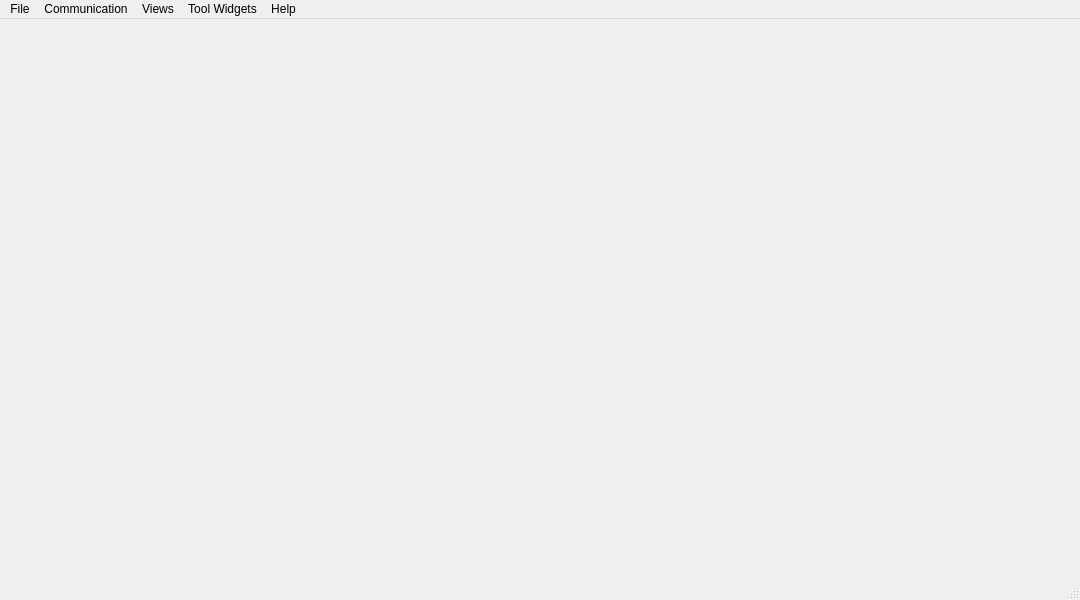
<?xml version="1.0" encoding="UTF-8"?>
<ui version="4.0">
 <class>MainWindow</class>
 <widget class="QMainWindow" name="MainWindow">
  <property name="geometry">
   <rect>
    <x>0</x>
    <y>0</y>
    <width>1080</width>
    <height>600</height>
   </rect>
  </property>
  <property name="minimumSize">
   <size>
    <width>1020</width>
    <height>576</height>
   </size>
  </property>
  <property name="baseSize">
   <size>
    <width>1100</width>
    <height>800</height>
   </size>
  </property>
  <property name="mouseTracking">
   <bool>false</bool>
  </property>
  <property name="windowTitle">
   <string>MGMainWindow</string>
  </property>
  <property name="styleSheet">
   <string notr="true"/>
  </property>
  <widget class="QWidget" name="centralWidget">
   <property name="sizePolicy">
    <sizepolicy hsizetype="MinimumExpanding" vsizetype="MinimumExpanding">
     <horstretch>0</horstretch>
     <verstretch>0</verstretch>
    </sizepolicy>
   </property>
   <property name="minimumSize">
    <size>
     <width>200</width>
     <height>150</height>
    </size>
   </property>
  </widget>
  <widget class="QMenuBar" name="menuBar">
   <property name="geometry">
    <rect>
     <x>0</x>
     <y>0</y>
     <width>1080</width>
     <height>25</height>
    </rect>
   </property>
   <widget class="QMenu" name="menuMGround">
    <property name="title">
     <string>File</string>
    </property>
    <widget class="QMenu" name="menuPreferences">
     <property name="title">
      <string>Display</string>
     </property>
     <addaction name="actionSelectStylesheet"/>
     <addaction name="actionReloadStylesheet"/>
    </widget>
    <addaction name="actionJoystick_Settings"/>
    <addaction name="actionSimulate"/>
    <addaction name="separator"/>
    <addaction name="actionMuteAudioOutput"/>
    <addaction name="actionJoystickSettings"/>
    <addaction name="menuPreferences"/>
    <addaction name="actionAdvanced_Mode"/>
    <addaction name="separator"/>
    <addaction name="actionExit"/>
   </widget>
   <widget class="QMenu" name="menuNetwork">
    <property name="title">
     <string>Communication</string>
    </property>
    <widget class="QMenu" name="menuAdd_Link">
     <property name="title">
      <string>Add Link</string>
     </property>
     <addaction name="actionSerial"/>
     <addaction name="actionTCP"/>
     <addaction name="actionUDP"/>
     <addaction name="actionUDPClient"/>
    </widget>
    <addaction name="menuAdd_Link"/>
    <addaction name="separator"/>
   </widget>
   <widget class="QMenu" name="menuTools">
    <property name="enabled">
     <bool>true</bool>
    </property>
    <property name="title">
     <string>Tool Widgets</string>
    </property>
    <addaction name="actionNewCustomWidget"/>
    <addaction name="actionLoadCustomWidgetFile"/>
    <addaction name="separator"/>
    <addaction name="actionTerminalConsole"/>
   </widget>
   <widget class="QMenu" name="menuHelp">
    <property name="title">
     <string>Help</string>
    </property>
    <addaction name="actionOnline_Documentation"/>
    <addaction name="actionProject_Roadmap_2"/>
    <addaction name="actionDeveloper_Credits"/>
    <addaction name="actionDebug_Console"/>
    <addaction name="actionCheck_For_Updates"/>
    <addaction name="separator"/>
    <addaction name="actionDonate"/>
    <addaction name="separator"/>
    <addaction name="actionAbout_APM_Planner_2_0"/>
   </widget>
   <widget class="QMenu" name="menuPerspectives">
    <property name="title">
     <string>Views</string>
    </property>
    <addaction name="actionFlightView"/>
    <addaction name="actionMissionView"/>
    <addaction name="actionHardwareConfig"/>
    <addaction name="actionSoftwareConfig"/>
    <addaction name="actionTerminalView"/>
    <addaction name="actionEngineersView"/>
    <addaction name="actionSimulationView"/>
    <addaction name="separator"/>
    <addaction name="actionFirmwareUpdateView"/>
    <addaction name="actionMavlinkView"/>
    <addaction name="actionUnconnectedView"/>
    <addaction name="separator"/>
    <addaction name="actionFullscreen"/>
    <addaction name="actionNormal"/>
   </widget>
   <addaction name="menuMGround"/>
   <addaction name="menuNetwork"/>
   <addaction name="menuPerspectives"/>
   <addaction name="menuTools"/>
   <addaction name="menuHelp"/>
  </widget>
  <widget class="QStatusBar" name="statusBar"/>
  <action name="actionExit">
   <property name="icon">
    <iconset resource="../../qgroundcontrol.qrc">
     <normaloff>:/files/images/actions/system-log-out.svg</normaloff>:/files/images/actions/system-log-out.svg</iconset>
   </property>
   <property name="text">
    <string>Exit</string>
   </property>
   <property name="shortcut">
    <string>Ctrl+Q</string>
   </property>
  </action>
  <action name="actionLiftoff">
   <property name="enabled">
    <bool>true</bool>
   </property>
   <property name="icon">
    <iconset resource="../../qgroundcontrol.qrc">
     <normaloff>:/files/images/control/launch.svg</normaloff>
     <normalon>:/files/images/control/launch.svg</normalon>:/files/images/control/launch.svg</iconset>
   </property>
   <property name="text">
    <string>Liftoff</string>
   </property>
  </action>
  <action name="actionLand">
   <property name="icon">
    <iconset resource="../../qgroundcontrol.qrc">
     <normaloff>:/files/images/control/land.svg</normaloff>:/files/images/control/land.svg</iconset>
   </property>
   <property name="text">
    <string>Land</string>
   </property>
  </action>
  <action name="actionEmergency_Land">
   <property name="icon">
    <iconset resource="../../qgroundcontrol.qrc">
     <normaloff>:/files/images/actions/process-stop.svg</normaloff>:/files/images/actions/process-stop.svg</iconset>
   </property>
   <property name="text">
    <string>Emergency Land</string>
   </property>
   <property name="shortcut">
    <string>Ctrl+E</string>
   </property>
  </action>
  <action name="actionEmergency_Kill">
   <property name="icon">
    <iconset resource="../../qgroundcontrol.qrc">
     <normaloff>:/files/images/actions/process-stop.svg</normaloff>:/files/images/actions/process-stop.svg</iconset>
   </property>
   <property name="text">
    <string>Kill UAS</string>
   </property>
   <property name="shortcut">
    <string>Ctrl+K</string>
   </property>
  </action>
  <action name="actionConfiguration">
   <property name="icon">
    <iconset resource="../../qgroundcontrol.qrc">
     <normaloff>:/files/images/categories/applications-system.svg</normaloff>:/files/images/categories/applications-system.svg</iconset>
   </property>
   <property name="text">
    <string>Preferences</string>
   </property>
   <property name="toolTip">
    <string>Open UAS Preferences</string>
   </property>
  </action>
  <action name="actionJoystickSettings">
   <property name="icon">
    <iconset resource="../../qgroundcontrol.qrc">
     <normaloff>:/files/images/devices/input-gaming.svg</normaloff>:/files/images/devices/input-gaming.svg</iconset>
   </property>
   <property name="text">
    <string>Joystick</string>
   </property>
   <property name="visible">
    <bool>true</bool>
   </property>
  </action>
  <action name="actionSimulate">
   <property name="checkable">
    <bool>true</bool>
   </property>
   <property name="icon">
    <iconset resource="../../qgroundcontrol.qrc">
     <normaloff>:/files/images/control/launch.svg</normaloff>:/files/images/control/launch.svg</iconset>
   </property>
   <property name="text">
    <string>Simulate</string>
   </property>
   <property name="toolTip">
    <string>Simulate one vehicle to test and evaluate this application</string>
   </property>
  </action>
  <action name="actionShow_Slugs_View">
   <property name="icon">
    <iconset resource="../../qgroundcontrol.qrc">
     <normaloff>:/files/images/contrib/slugs.png</normaloff>:/files/images/contrib/slugs.png</iconset>
   </property>
   <property name="text">
    <string>Show Slugs View</string>
   </property>
  </action>
  <action name="actionJoystick_Settings">
   <property name="icon">
    <iconset resource="../../qgroundcontrol.qrc">
     <normaloff>:/files/images/devices/input-gaming.svg</normaloff>:/files/images/devices/input-gaming.svg</iconset>
   </property>
   <property name="text">
    <string>Joystick Settings</string>
   </property>
   <property name="visible">
    <bool>false</bool>
   </property>
  </action>
  <action name="actionOnline_Documentation">
   <property name="icon">
    <iconset resource="../../qgroundcontrol.qrc">
     <normaloff>:/files/images/apps/utilities-system-monitor.svg</normaloff>:/files/images/apps/utilities-system-monitor.svg</iconset>
   </property>
   <property name="text">
    <string>Online Documentation</string>
   </property>
  </action>
  <action name="actionProject_Roadmap_2">
   <property name="icon">
    <iconset resource="../../qgroundcontrol.qrc">
     <normaloff>:/files/images/status/software-update-available.svg</normaloff>:/files/images/status/software-update-available.svg</iconset>
   </property>
   <property name="text">
    <string>Project Roadmap</string>
   </property>
  </action>
  <action name="actionDeveloper_Credits">
   <property name="icon">
    <iconset resource="../../qgroundcontrol.qrc">
     <normaloff>:/files/images/categories/preferences-system.svg</normaloff>:/files/images/categories/preferences-system.svg</iconset>
   </property>
   <property name="text">
    <string>Developer Credits</string>
   </property>
  </action>
  <action name="actionMissionView">
   <property name="checkable">
    <bool>true</bool>
   </property>
   <property name="icon">
    <iconset resource="../../qgroundcontrol.qrc">
     <normaloff>:/files/images/categories/applications-internet.svg</normaloff>:/files/images/categories/applications-internet.svg</iconset>
   </property>
   <property name="text">
    <string>Flight Plan</string>
   </property>
   <property name="shortcut">
    <string>Ctrl+2</string>
   </property>
  </action>
  <action name="actionEngineersView">
   <property name="checkable">
    <bool>true</bool>
   </property>
   <property name="icon">
    <iconset resource="../../qgroundcontrol.qrc">
     <normaloff>:/files/images/apps/utilities-system-monitor.svg</normaloff>:/files/images/apps/utilities-system-monitor.svg</iconset>
   </property>
   <property name="text">
    <string>Plot</string>
   </property>
   <property name="shortcut">
    <string>Ctrl+6</string>
   </property>
  </action>
  <action name="actionMavlinkView">
   <property name="checkable">
    <bool>true</bool>
   </property>
   <property name="icon">
    <iconset resource="../../qgroundcontrol.qrc">
     <normaloff>:/files/images/devices/network-wired.svg</normaloff>:/files/images/devices/network-wired.svg</iconset>
   </property>
   <property name="text">
    <string>Mavlink</string>
   </property>
   <property name="shortcut">
    <string>Meta+M</string>
   </property>
  </action>
  <action name="actionSelectStylesheet">
   <property name="icon">
    <iconset resource="../../qgroundcontrol.qrc">
     <normaloff>:/files/images/categories/applications-internet.svg</normaloff>:/files/images/categories/applications-internet.svg</iconset>
   </property>
   <property name="text">
    <string>Select Stylesheet</string>
   </property>
  </action>
  <action name="actionFlightView">
   <property name="checkable">
    <bool>true</bool>
   </property>
   <property name="icon">
    <iconset resource="../../qgroundcontrol.qrc">
     <normaloff>:/files/images/status/network-wireless-encrypted.svg</normaloff>:/files/images/status/network-wireless-encrypted.svg</iconset>
   </property>
   <property name="text">
    <string>Flight Data</string>
   </property>
   <property name="shortcut">
    <string>Ctrl+1</string>
   </property>
  </action>
  <action name="actionNewCustomWidget">
   <property name="icon">
    <iconset resource="../../qgroundcontrol.qrc">
     <normaloff>:/files/images/apps/utilities-system-monitor.svg</normaloff>:/files/images/apps/utilities-system-monitor.svg</iconset>
   </property>
   <property name="text">
    <string>New Custom Widget</string>
   </property>
  </action>
  <action name="actionMuteAudioOutput">
   <property name="checkable">
    <bool>true</bool>
   </property>
   <property name="icon">
    <iconset resource="../../qgroundcontrol.qrc">
     <normaloff>:/files/images/status/audio-volume-high.svg</normaloff>
     <normalon>:/files/images/status/audio-volume-muted.svg</normalon>
     <activeon>:/files/images/status/audio-volume-muted.svg</activeon>
     <selectedoff>:/files/images/status/audio-volume-high.svg</selectedoff>
     <selectedon>:/files/images/status/audio-volume-muted.svg</selectedon>:/files/images/status/audio-volume-high.svg</iconset>
   </property>
   <property name="text">
    <string>Mute Audio Output</string>
   </property>
  </action>
  <action name="actionUnconnectedView">
   <property name="checkable">
    <bool>true</bool>
   </property>
   <property name="icon">
    <iconset resource="../../qgroundcontrol.qrc">
     <normaloff>:/files/images/devices/network-wireless.svg</normaloff>:/files/images/devices/network-wireless.svg</iconset>
   </property>
   <property name="text">
    <string>Unconnected</string>
   </property>
   <property name="shortcut">
    <string>Meta+U</string>
   </property>
  </action>
  <action name="actionShutdownMAV">
   <property name="icon">
    <iconset resource="../../qgroundcontrol.qrc">
     <normaloff>:/files/images/actions/system-log-out.svg</normaloff>:/files/images/actions/system-log-out.svg</iconset>
   </property>
   <property name="text">
    <string>Shutdown MAV</string>
   </property>
   <property name="toolTip">
    <string>Shutdown the onboard computer - works not during flight</string>
   </property>
   <property name="statusTip">
    <string>Shutdown the onboard computer - works not during flight</string>
   </property>
  </action>
  <action name="actionReloadStylesheet">
   <property name="text">
    <string>Reload Stylesheet</string>
   </property>
   <property name="shortcut">
    <string>Meta+R</string>
   </property>
  </action>
  <action name="actionSettings">
   <property name="text">
    <string>Settings</string>
   </property>
  </action>
  <action name="actionFullscreen">
   <property name="text">
    <string>Fullscreen</string>
   </property>
   <property name="shortcut">
    <string>Meta+Return</string>
   </property>
  </action>
  <action name="actionNormal">
   <property name="text">
    <string>Normal</string>
   </property>
  </action>
  <action name="actionLoadCustomWidgetFile">
   <property name="icon">
    <iconset resource="../../qgroundcontrol.qrc">
     <normaloff>:/files/images/status/folder-drag-accept.svg</normaloff>:/files/images/status/folder-drag-accept.svg</iconset>
   </property>
   <property name="text">
    <string>Load Custom Widget File</string>
   </property>
  </action>
  <action name="actionFirmwareUpdateView">
   <property name="icon">
    <iconset resource="../../qgroundcontrol.qrc">
     <normaloff>:/files/images/status/software-update-available.svg</normaloff>:/files/images/status/software-update-available.svg</iconset>
   </property>
   <property name="text">
    <string>Firmware Update</string>
   </property>
   <property name="toolTip">
    <string>Update the firmware of one of the connected autopilots</string>
   </property>
  </action>
  <action name="actionSimulation_View">
   <property name="checkable">
    <bool>true</bool>
   </property>
   <property name="icon">
    <iconset resource="../../qgroundcontrol.qrc">
     <normaloff>:/files/images/control/launch.svg</normaloff>:/files/images/control/launch.svg</iconset>
   </property>
   <property name="text">
    <string>Simulation</string>
   </property>
   <property name="toolTip">
    <string>Open the simulation view</string>
   </property>
  </action>
  <action name="actionHardwareConfig">
   <property name="checkable">
    <bool>true</bool>
   </property>
   <property name="icon">
    <iconset resource="../../qgroundcontrol.qrc">
     <normaloff>:/files/images/categories/preferences-system.svg</normaloff>:/files/images/categories/preferences-system.svg</iconset>
   </property>
   <property name="text">
    <string>Intial Setup</string>
   </property>
   <property name="toolTip">
    <string>Configuration options of the vehicle.</string>
   </property>
   <property name="shortcut">
    <string>Ctrl+3</string>
   </property>
  </action>
  <action name="actionAdvanced_Mode">
   <property name="checkable">
    <bool>true</bool>
   </property>
   <property name="text">
    <string>Advanced Mode</string>
   </property>
  </action>
  <action name="actionSimulationView">
   <property name="checkable">
    <bool>true</bool>
   </property>
   <property name="icon">
    <iconset resource="../../qgroundcontrol.qrc">
     <normaloff>:/files/images/apps/accessories-calculator.svg</normaloff>:/files/images/apps/accessories-calculator.svg</iconset>
   </property>
   <property name="text">
    <string>Simulation</string>
   </property>
  </action>
  <action name="actionSoftwareConfig">
   <property name="checkable">
    <bool>true</bool>
   </property>
   <property name="icon">
    <iconset resource="../../qgroundcontrol.qrc">
     <normaloff>:/files/images/categories/applications-system.svg</normaloff>:/files/images/categories/applications-system.svg</iconset>
   </property>
   <property name="text">
    <string>Config/Tuning</string>
   </property>
   <property name="shortcut">
    <string>Ctrl+4</string>
   </property>
   <property name="menuRole">
    <enum>QAction::NoRole</enum>
   </property>
  </action>
  <action name="actionTerminalView">
   <property name="checkable">
    <bool>true</bool>
   </property>
   <property name="icon">
    <iconset resource="../../qgroundcontrol.qrc">
     <normaloff>:/files/images/apps/utilities-terminal.svg</normaloff>:/files/images/apps/utilities-terminal.svg</iconset>
   </property>
   <property name="text">
    <string>Terminal</string>
   </property>
   <property name="shortcut">
    <string>Ctrl+5</string>
   </property>
  </action>
  <action name="actionDebug_Console">
   <property name="checkable">
    <bool>false</bool>
   </property>
   <property name="text">
    <string>Show Debug Console</string>
   </property>
  </action>
  <action name="actionAbout_APM_Planner_2_0">
   <property name="text">
    <string>About APM Planner 2.0</string>
   </property>
  </action>
  <action name="actionCheck_For_Updates">
   <property name="text">
    <string>Check For Updates</string>
   </property>
  </action>
  <action name="actionLoad_tlog">
   <property name="text">
    <string>Load tlog</string>
   </property>
  </action>
  <action name="actionSerial">
   <property name="text">
    <string>Serial</string>
   </property>
  </action>
  <action name="actionTCP">
   <property name="text">
    <string>TCP</string>
   </property>
  </action>
  <action name="actionUDP">
   <property name="text">
    <string>UDP</string>
   </property>
  </action>
  <action name="actionTerminalConsole">
   <property name="text">
    <string>Terminal Console</string>
   </property>
   <property name="shortcut">
    <string>Ctrl+Shift+M</string>
   </property>
  </action>
  <action name="actionUDPClient">
   <property name="text">
    <string>UDP Client</string>
   </property>
   <property name="toolTip">
    <string>UDP Client</string>
   </property>
  </action>
  <action name="actionDonate">
   <property name="text">
    <string>Donate</string>
   </property>
  </action>
  <action name="actionCallView">
   <property name="checkable">
    <bool>true</bool>
   </property>
   <property name="text">
    <string>Call</string>
   </property>
  </action>
 </widget>
 <layoutdefault spacing="6" margin="11"/>
 <resources>
  <include location="../../qgroundcontrol.qrc"/>
 </resources>
 <connections>
  <connection>
   <sender>actionExit</sender>
   <signal>triggered()</signal>
   <receiver>MainWindow</receiver>
   <slot>close()</slot>
   <hints>
    <hint type="sourcelabel">
     <x>-1</x>
     <y>-1</y>
    </hint>
    <hint type="destinationlabel">
     <x>299</x>
     <y>199</y>
    </hint>
   </hints>
  </connection>
  <connection>
   <sender>actionFullscreen</sender>
   <signal>triggered()</signal>
   <receiver>MainWindow</receiver>
   <slot>showFullScreen()</slot>
   <hints>
    <hint type="sourcelabel">
     <x>-1</x>
     <y>-1</y>
    </hint>
    <hint type="destinationlabel">
     <x>399</x>
     <y>249</y>
    </hint>
   </hints>
  </connection>
  <connection>
   <sender>actionNormal</sender>
   <signal>triggered()</signal>
   <receiver>MainWindow</receiver>
   <slot>showNormal()</slot>
   <hints>
    <hint type="sourcelabel">
     <x>-1</x>
     <y>-1</y>
    </hint>
    <hint type="destinationlabel">
     <x>399</x>
     <y>249</y>
    </hint>
   </hints>
  </connection>
 </connections>
</ui>
